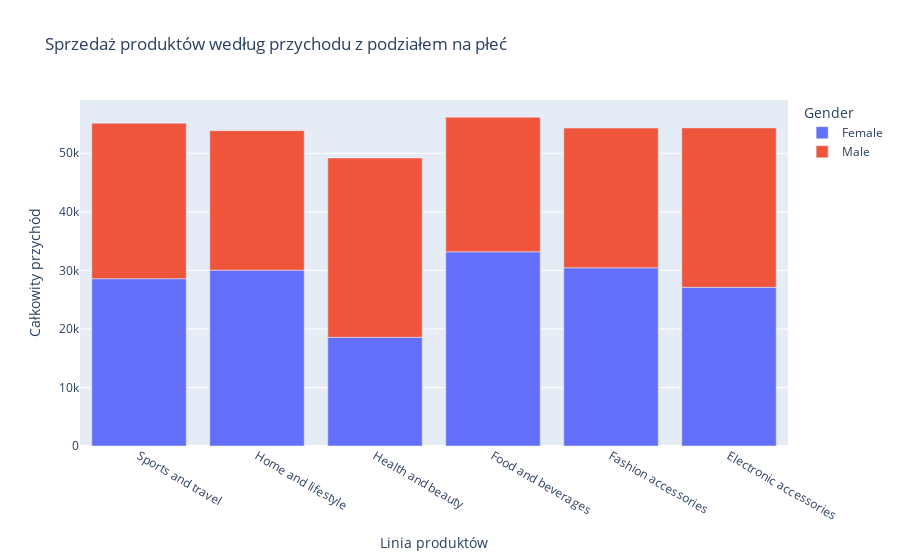

Notebook code for this chart:
### Code cell
product_gender_revenue = df.groupby(['Product line', 'Gender'])['Total'].sum().reset_index()

sorted_product_gender_revenue = product_gender_revenue.sort_values(by=['Product line', 'Total'], ascending=False)
fig = px.bar(
    sorted_product_gender_revenue, 
    x='Product line', 
    y='Total', 
    color='Gender', 
    title='Sprzedaż produktów według przychodu z podziałem na płeć',
    labels={'Total': 'Całkowity przychód', 'Product line': 'Linia produktów'}
)

fig.show()

### Figure 1 — Plotly figure (JSON) as saved in the notebook; plotly's stock layout.template omitted (floating-point values rounded to 4 significant figures)
{"data": [{"alignmentgroup": "True", "hovertemplate": "Gender=Female<br>Linia produktów=%{x}<br>Całkowity przychód=%{y}<extra></extra>", "legendgroup": "Female", "marker": {"color": "#636efa", "pattern": {"shape": ""}}, "name": "Female", "offsetgroup": "Female", "orientation": "v", "showlegend": true, "textposition": "auto", "type": "bar", "x": ["Sports and travel", "Home and lifestyle", "Health and beauty", "Food and beverages", "Fashion accessories", "Electronic accessories"], "xaxis": "x", "y": [28570.0, 30040.0, 18560.0, 33170.0, 30440.0, 27100.0], "yaxis": "y"}, {"alignmentgroup": "True", "hovertemplate": "Gender=Male<br>Linia produktów=%{x}<br>Całkowity przychód=%{y}<extra></extra>", "legendgroup": "Male", "marker": {"color": "#EF553B", "pattern": {"shape": ""}}, "name": "Male", "offsetgroup": "Male", "orientation": "v", "showlegend": true, "textposition": "auto", "type": "bar", "x": ["Sports and travel", "Home and lifestyle", "Health and beauty", "Food and beverages", "Fashion accessories", "Electronic accessories"], "xaxis": "x", "y": [26550.0, 23830.0, 30630.0, 22970.0, 23870.0, 27240.0], "yaxis": "y"}], "layout": {"barmode": "relative", "legend": {"title": {"text": "Gender"}, "tracegroupgap": 0}, "title": {"text": "Sprzedaż produktów według przychodu z podziałem na płeć"}, "xaxis": {"anchor": "y", "domain": [0, 1], "title": {"text": "Linia produktów"}}, "yaxis": {"anchor": "x", "domain": [0, 1], "title": {"text": "Całkowity przychód"}}}}
